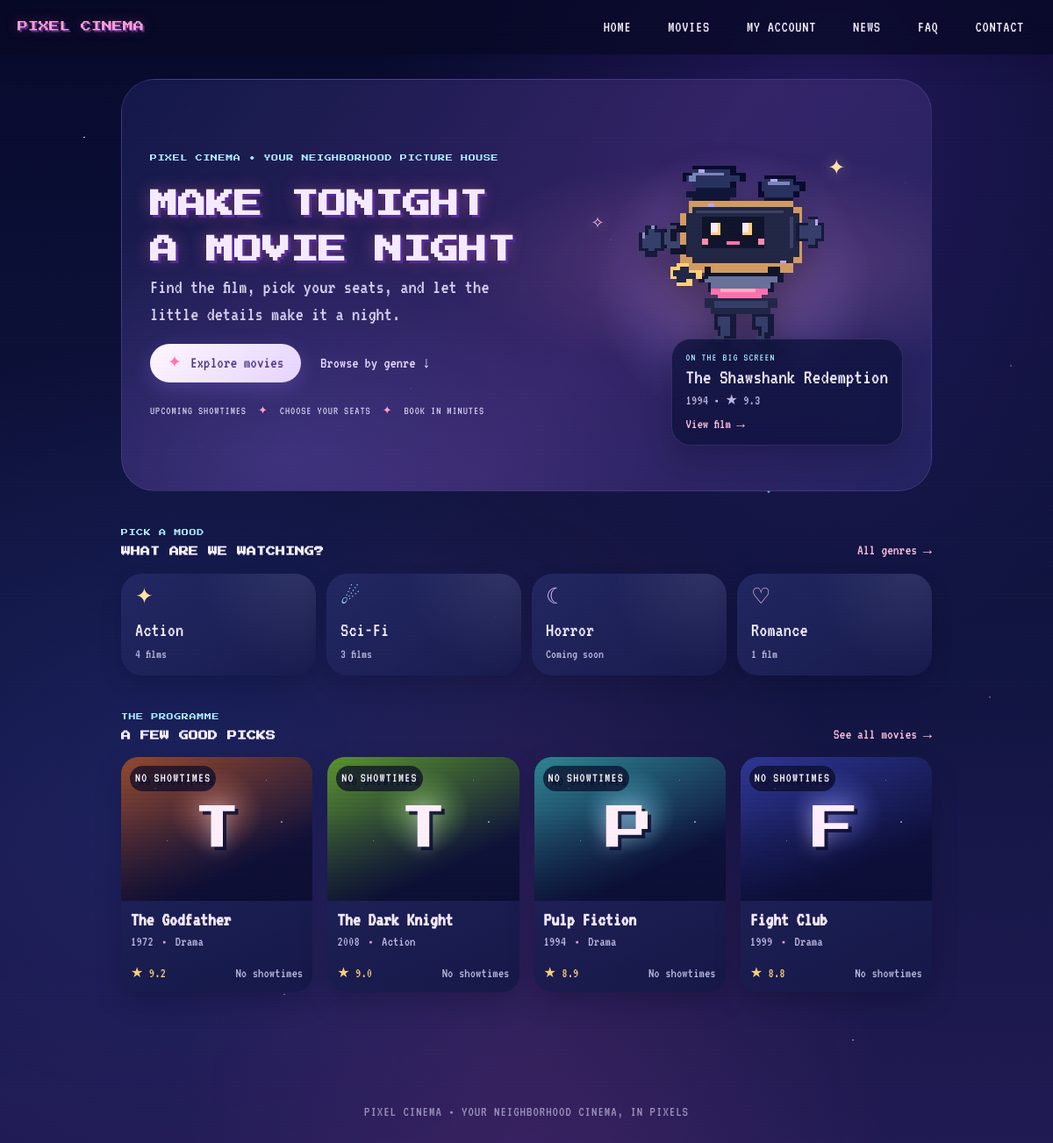
The page / on the database its author committed.
### tables this page shows
CREATE TABLE `movies` (
   movieID INT not null auto_increment primary key,
   title VARCHAR(255),
   release_date DATE,
   rating DECIMAL(3,1) NULL,
   CONSTRAINT chk_movie_rating CHECK (rating IS NULL OR (rating >= 0 AND rating <= 10))
);

### includes/movie_catalog.php (called while the page is built)
<?php
function movie_catalog_data(PDO $pdo): array
{
    $movies = $pdo->query(
        'SELECT m.movieID, m.title, m.release_date, m.rating,
                GROUP_CONCAT(DISTINCT g.genreName ORDER BY g.genreName SEPARATOR ", ") AS genres,
                (SELECT MIN(s.starts_at) FROM showtimes s WHERE s.movieID = m.movieID AND s.starts_at > NOW()) AS next_show
         FROM movies m
         LEFT JOIN movieGenreRelation r ON r.movieID = m.movieID
         LEFT JOIN genre g ON g.genreID = r.genreID
         GROUP BY m.movieID, m.title, m.release_date, m.rating
         ORDER BY next_show IS NULL, next_show, m.rating DESC, m.title'
    )->fetchAll();
    $genres = $pdo->query(
        "SELECT genreName FROM genre
         ORDER BY CASE genreName
             WHEN 'Horror' THEN 1
             WHEN 'Action' THEN 2
             WHEN 'Sci-Fi' THEN 3
             WHEN 'Romance' THEN 4
             WHEN 'Comedy' THEN 5
             WHEN 'Drama' THEN 6
             ELSE 7
         END, genreName"
    )->fetchAll(PDO::FETCH_COLUMN);
    return [$movies, $genres];
}

### includes/bootstrap.php (called while the page is built, shortened)
<?php
function e(?string $value): string
{
    return htmlspecialchars((string) $value, ENT_QUOTES, 'UTF-8');
}

### includes/movie_card.php (the view, shortened to what this page needs)
<?php
$cardGenres = array_filter(array_map('trim', explode(',', (string) ($m['genres'] ?? ''))));
$cardYear = substr((string) $m['release_date'], 0, 4);
$cardRating = $m['rating'] !== null ? (float) $m['rating'] : 0;
?>
<a class="movie-card" href="movie.php?id=<?= (int) $m['movieID'] ?>"
   data-title="<?= e($m['title']) ?>"
   data-genres="<?= e(implode('|', $cardGenres)) ?>"
   data-year="<?= e($cardYear) ?>"
   data-rating="<?= e((string) $cardRating) ?>"
   data-featured="<?= $m['next_show'] ? '1' : '0' ?>">
    <div class="poster" style="--hue:<?= ((int) $m['movieID'] * 47) % 360 ?>">
        <span class="poster-monogram" aria-hidden="true"><?= e(strtoupper(substr($m['title'], 0, 1))) ?></span>
        <span class="poster-tag"><?= $m['next_show'] ? 'NOW BOOKING' : 'NO SHOWTIMES' ?></span>
    </div>
    <div class="movie-card-info">
        <h3><?= e($m['title']) ?></h3>
        <p class="movie-meta"><?= e($cardYear) ?> <span aria-hidden="true">&bull;</span> <?= e($m['genres'] ?? 'Film') ?></p>
        <div class="movie-card-bottom">
            <span class="movie-rating"><?= $m['rating'] !== null ? '<span aria-hidden="true">★</span> ' . e(number_format($cardRating, 1)) : 'NR' ?></span>
            <span class="showing-status <?= $m['next_show'] ? 'available' : '' ?>">
                <?= $m['next_show'] ? 'Showtimes' : 'No showtimes' ?>
            </span>
        </div>
    </div>
</a>

### index.php (shortened to what this page needs)
<?php
require_once __DIR__ . '/includes/bootstrap.php';
require_once __DIR__ . '/includes/movie_catalog.php';
[$movies, $genres] = movie_catalog_data($pdo);
$featuredMovie = $movies[0] ?? null;
$homePicks = array_slice($movies, $featuredMovie ? 1 : 0, 4);
$genreCounts = array_fill_keys($genres, 0);
foreach ($movies as $movie) {
    foreach (array_filter(array_map('trim', explode(',', (string) ($movie['genres'] ?? '')))) as $genre) {
        if (array_key_exists($genre, $genreCounts)) {
            $genreCounts[$genre]++;
        }
    }
}
$homeGenres = array_values(array_filter(
    ['Action', 'Sci-Fi', 'Horror', 'Romance'],
    static fn (string $genre): bool => in_array($genre, $genres, true)
));
$genreIcons = ['Action' => '✦', 'Sci-Fi' => '☄', 'Horror' => '☾', 'Romance' => '♡'];
require __DIR__ . '/includes/header.php';
?>
<section class="home-hero home-hero-showcase">
    <div class="home-hero-copy">
        <p class="eyebrow">PIXEL CINEMA &bull; YOUR NEIGHBORHOOD PICTURE HOUSE</p>
        <h1>MAKE TONIGHT<br> A MOVIE NIGHT</h1>
        <p class="home-hero-description">Find the film, pick your seats, and let the little details make it a night.</p>
        <div class="home-hero-actions">
            <a class="hero-cta" href="movies.php">Explore movies</a>
            <a class="hero-secondary-link" href="movies.php#genre-tiles">Browse by genre <span aria-hidden="true">↓</span></a>
        </div>
        <div class="hero-perks" aria-label="Booking information">
            <span>UPCOMING SHOWTIMES</span>
            <span>CHOOSE YOUR SEATS</span>
            <span>BOOK IN MINUTES</span>
        </div>
    </div>
    <div class="home-hero-art">
        <div class="hero-sparkle hero-sparkle-one" aria-hidden="true">✦</div>
        <div class="hero-sparkle hero-sparkle-two" aria-hidden="true">✧</div>
        <img class="mascot" src="assets/mascot.svg" alt="Pixel Cinema camera mascot">
        <?php if ($featuredMovie): ?>
        <a class="hero-featured-film" href="movie.php?id=<?= (int) $featuredMovie['movieID'] ?>">
            <span class="featured-film-label">ON THE BIG SCREEN</span>
            <span class="featured-film-title"><?= e($featuredMovie['title']) ?></span>
            <span class="featured-film-meta">
                <?= e(substr((string) $featuredMovie['release_date'], 0, 4)) ?>
                <?php if ($featuredMovie['rating'] !== null): ?>
                    <span aria-hidden="true"> &bull; </span>★ <?= e(number_format((float) $featuredMovie['rating'], 1)) ?>
                <?php endif; ?>
            </span>
            <span class="featured-film-link"><?= $featuredMovie['next_show'] ? 'Find a showing →' : 'View film →' ?></span>
        </a>
        <?php endif; ?>
    </div>
</section>
<section class="home-genres" aria-labelledby="home-genres-title">
    <div class="home-section-heading">
        <div>
            <p class="eyebrow">PICK A MOOD</p>
            <h2 id="home-genres-title">WHAT ARE WE WATCHING?</h2>
        </div>
        <a href="movies.php">All genres <span aria-hidden="true">→</span></a>
    </div>
    <div class="home-genre-links">
        <?php foreach ($homeGenres as $genre): ?>
        <a class="home-genre-link" data-genre-tone="<?= e(strtolower($genre)) ?>" href="movies.php?genre=<?= rawurlencode($genre) ?>">
            <span class="home-genre-icon" aria-hidden="true"><?= $genreIcons[$genre] ?? '✦' ?></span>
            <span class="home-genre-name"><?= e($genre) ?></span>
            <span class="home-genre-count"><?= $genreCounts[$genre] ? $genreCounts[$genre] . ($genreCounts[$genre] === 1 ? ' film' : ' films') : 'Coming soon' ?></span>
        </a>
        <?php endforeach; ?>
    </div>
</section>
<section class="home-picks" aria-labelledby="home-picks-title">
    <div class="home-section-heading">
        <div>
            <p class="eyebrow">THE PROGRAMME</p>
            <h2 id="home-picks-title">A FEW GOOD PICKS</h2>
        </div>
        <a href="movies.php">See all movies <span aria-hidden="true">→</span></a>
    </div>
    <?php if ($homePicks): ?>
    <div class="movie-grid home-picks-grid">
        <?php foreach ($homePicks as $m): ?>
            <?php require __DIR__ . '/includes/movie_card.php'; ?>
        <?php endforeach; ?>
    </div>
    <?php else: ?>
        <p class="muted">The programme is being updated. Check back soon.</p>
    <?php endif; ?>
</section>
<?php require __DIR__ . '/includes/footer.php'; ?>

### rows shown on the page
movies: title "The Shawshank Redemption", release_date "1994", rating "9.3"
movies: title "T", title "The Godfather", release_date "1972", genres "Drama", rating "9.2"
movies: title "T", title "The Dark Knight", release_date "2008", genres "Action", rating "9.0"
movies: title "P", title "Pulp Fiction", release_date "1994", genres "Drama", rating "8.9"
movies: title "F", title "Fight Club", release_date "1999", genres "Drama", rating "8.8"

### other values the page prints
$genreIcons[$genre] "✦"
$genre "Action"
$genreCounts[$genre] "4"
$genreIcons[$genre] "☄"
$genre "Sci-Fi"
$genreCounts[$genre] "3"
$genreIcons[$genre] "☾"
$genre "Horror"
$genreIcons[$genre] "♡"
$genre "Romance"
$genreCounts[$genre] "1"
